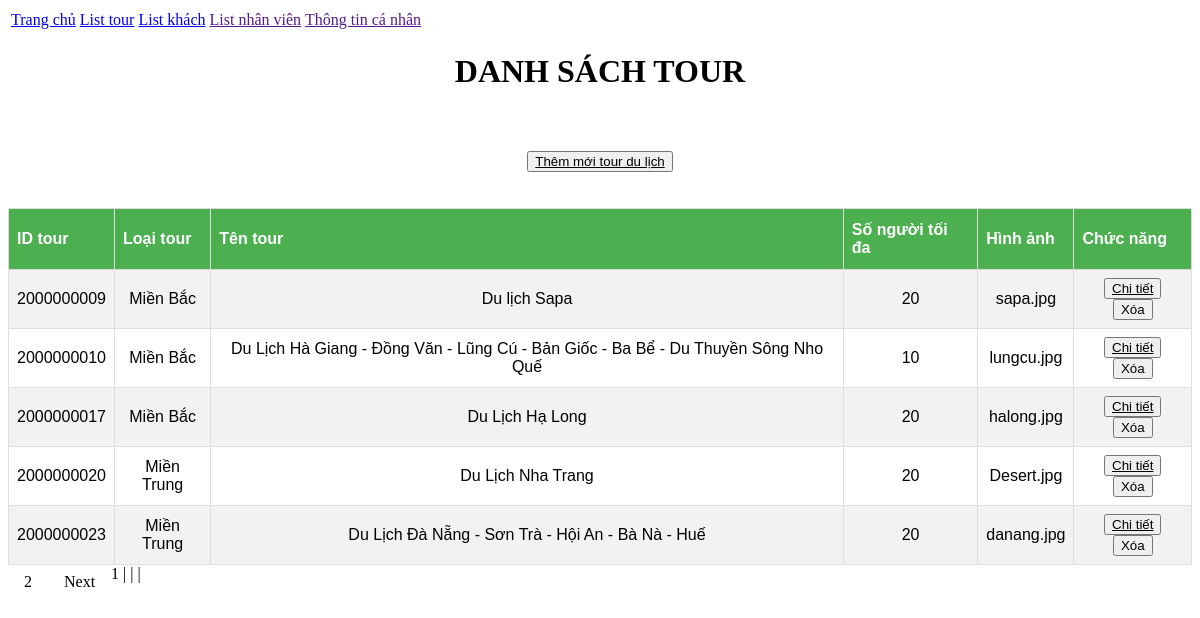
Page /app/tour/show-list-tour.php (signed in) on the committed database.
### tables this page shows
CREATE TABLE `tours` (
  `ID` int(10) NOT NULL,
  `NAME` varchar(100) NOT NULL,
  `KIND_TOUR` varchar(100) NOT NULL,
  `MAX_PEOPLE` tinyint(4) NOT NULL,
  `IMAGE` varchar(255) NOT NULL
);

### app/pagination/pagination-show-tour.php (called while the page is built)
<?php
    $dongtt=5;
    if(isset($_GET['page'])){
        $page=$_GET['page'];
    }
    else{
        $page=0;
    }
    $conn= mysqli_connect("localhost","root","","travel");
    $layld="select *from tours";
    $kqdong = mysqli_query($conn,$layld);
    $sodong=mysqli_num_rows($kqdong);
    $sotrang=$sodong / $dongtt;
    $vtbd=$page*$dongtt;
    $pt = "select * from tours limit {$vtbd},{$dongtt}";
    $kq = mysqli_query($conn,$pt) or die("ko pt dc");
?>

### app/tour/show-list-tour.php (the view, shortened to what this page needs)
<!DOCTYPE html>
<html>
    <head>
        <link rel="stylesheet" type="text/css" href="../../resources/css/show-tour.css">
    </head>
    <body>
            <table>
            <tr>
                <td><a href="../tour/index-tour.php">Trang chủ </a></td>
                <td><a href="show-list-tour.php">List tour</a></td>
                <td><a href="../customer/show-customer.php"> List khách</a></td>
                <td><a href="">List nhân viên </a></td>
                <td><a href="">Thông tin cá nhân </a></td>
            </tr>
            </table>
        <div class="titleOfTable"><h1 align="center">DANH SÁCH TOUR</h1></div>
        <br>
        <h3 align="center"><button class="btn btn-info"><a href="add_tour.php" style="color: black">Thêm mới tour du lịch</a></button></h3>
        <br>
        <table id="customers">
            <tr>
                <th class="listtour"  >
                    ID tour
                </th>
                <th class="listtour" >
                    Loại tour
                </th>
                <th class="listtour" >
                    Tên tour
                </th>
                <th class="listtour" >
                     Số người tối đa
                </th>
                <th class="listtour">
                    Hình ảnh
                </th>
                <th class="listtour"  >
                    Chức năng
            </tr>
            <?php
               include('../pagination/pagination-show-tour.php')?>
               <?php
                while ($row = mysqli_fetch_array($kq)){
                ?>
                <tr>
                    <td align="center"><?php echo $row['ID'] ?></td>
                    <td align="center"><?php echo $row['KIND_TOUR']?></td>
                    <td align="center"><?php echo $row['NAME'] ?></td>
                    <td align="center"><?php echo $row['MAX_PEOPLE'] ?></td>
                    <td align="center"><?php echo $row['IMAGE']?></td>
                    <td align="center">
                        <button type="button" class="btn btn-danger" ><a href="./tour-detail/show_tour_details.php?id=<?php echo $row['ID'] ?>" style="color: black">Chi tiết</a></button>
                        <a  href="delete_tour.php?id=<?php echo $row['ID'] ?>"><input type="button" value="Xóa" class="btn btn-info" onclick="confDelete()"></a>
                    </td>
                </tr>
            <?php  } ?>
            </table>
<div id="pagination" align="center" style="color: black">
		<?php
		for ($i = 0; $i <= $sotrang; $i++){
			if ($i == $page){
                $p=$i+1;
				echo '<span>'.$p.'</span> | ';
			}
			else{
                $p=$i+1;
				echo '<a style="color:black" href="show-list-tour.php?page='.$i.'">'.$p.'</a> | ';
			}
		}
		if ($page < $sotrang && $sotrang > 0){
			echo '<a style="color:black" href="show-list-tour.php?page='.($page+1).'">Next</a> | ';
		}
		?>
	</div>
    </body>
</html>

### resources/css/show-tour.css (style rules this page uses)
#customers { font-family: Arial, Helvetica, sans-serif; border-collapse: collapse; width: 100%; }
#customers td, #customers th { border: 1px solid #ddd; padding: 8px; }
#customers tr:nth-child(even) { background-color: #f2f2f2; }
#customers th { padding-top: 12px; padding-bottom: 12px; text-align: left; background-color: #4CAF50; color: white; }
#pagination { display: inline-block; }
#pagination a { color: black; float: left; padding: 8px 16px; text-decoration: none; }

### rows in the picture
tours: ID "2000000009", KIND_TOUR "Miền Bắc", NAME "Du lịch Sapa", MAX_PEOPLE "20", IMAGE "sapa.jpg"
tours: ID "2000000010", KIND_TOUR "Miền Bắc", NAME "Du Lịch Hà Giang - Đồng Văn - Lũng Cú - Bản Giốc - Ba Bể - Du Thuyền Sông Nho Quế", MAX_PEOPLE "10", IMAGE "lungcu.jpg"
tours: ID "2000000017", KIND_TOUR "Miền Bắc", NAME "Du Lịch Hạ Long", MAX_PEOPLE "20", IMAGE "halong.jpg"
tours: ID "2000000020", KIND_TOUR "Miền Trung", NAME "Du Lịch Nha Trang", MAX_PEOPLE "20", IMAGE "Desert.jpg"
tours: ID "2000000023", KIND_TOUR "Miền Trung", NAME "Du Lịch Đà Nẵng - Sơn Trà - Hội An - Bà Nà - Huế", MAX_PEOPLE "20", IMAGE "danang.jpg"

### other values in the picture
$p "1"
$p "2"
